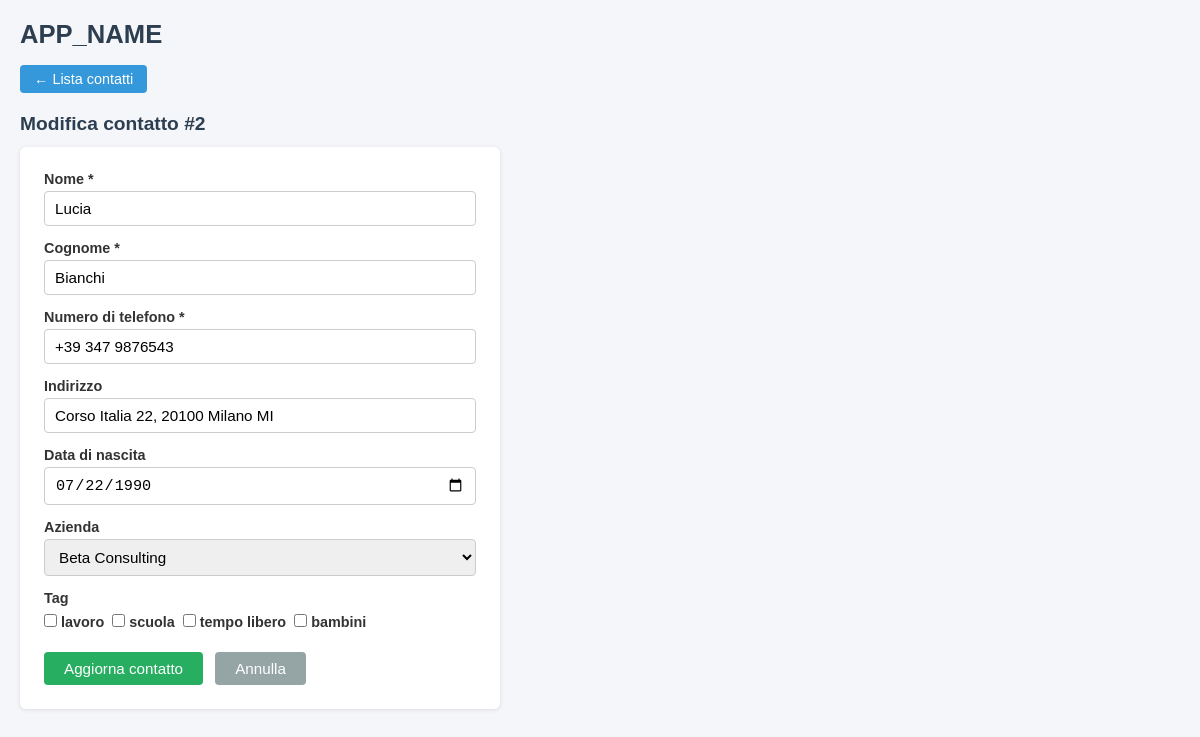
Page /edit.php?id=2 on the committed database.
### tables this page shows
CREATE TABLE IF NOT EXISTS `contatti` (
  `id`              INT(11)      NOT NULL AUTO_INCREMENT,
  `nome`            VARCHAR(100) NOT NULL,
  `cognome`         VARCHAR(100) NOT NULL,
  `numero_telefono` VARCHAR(30)  NOT NULL,
  `indirizzo`       VARCHAR(255) DEFAULT NULL,
  `data_nascita`    DATE         DEFAULT NULL,
  `id_azienda`      INT(11)      DEFAULT NULL,
  `created_at`      TIMESTAMP    NOT NULL DEFAULT CURRENT_TIMESTAMP,
  `updated_at`      TIMESTAMP    NOT NULL DEFAULT CURRENT_TIMESTAMP ON UPDATE CURRENT_TIMESTAMP,
  PRIMARY KEY (`id`),
  CONSTRAINT `fk_contatti_azienda`
    FOREIGN KEY (`id_azienda`) REFERENCES `aziende` (`id`)
    ON DELETE SET NULL ON UPDATE CASCADE
);

CREATE TABLE IF NOT EXISTS `aziende` (
  `id`          INT(11)      NOT NULL AUTO_INCREMENT,
  `nome`        VARCHAR(255) NOT NULL,
  `settore`     VARCHAR(100) DEFAULT NULL,
  `indirizzo`   VARCHAR(255) DEFAULT NULL,
  `telefono`    VARCHAR(30)  DEFAULT NULL,
  `email`       VARCHAR(100) DEFAULT NULL,
  `sito_web`    VARCHAR(255) DEFAULT NULL,
  `created_at`  TIMESTAMP    NOT NULL DEFAULT CURRENT_TIMESTAMP,
  `updated_at`  TIMESTAMP    NOT NULL DEFAULT CURRENT_TIMESTAMP ON UPDATE CURRENT_TIMESTAMP,
  PRIMARY KEY (`id`)
);

CREATE TABLE IF NOT EXISTS `tags` (
  `id`   INT(11)      NOT NULL AUTO_INCREMENT,
  `nome` VARCHAR(100) NOT NULL,
  PRIMARY KEY (`id`),
  UNIQUE KEY `uq_tags_nome` (`nome`)
);

### db.php (called while the page is built, shortened)
<?php
function get_db(): PDO
{
    static $pdo = null;
    if ($pdo === null) {
        $dsn = sprintf(
            'mysql:host=%s;dbname=%s;charset=%s',
            DB_HOST,
            DB_NAME,
            DB_CHARSET
        );
        $options = [
            PDO::ATTR_ERRMODE            => PDO::ERRMODE_EXCEPTION,
            PDO::ATTR_DEFAULT_FETCH_MODE => PDO::FETCH_ASSOC,
            PDO::ATTR_EMULATE_PREPARES   => false,
        ];
        $pdo = new PDO($dsn, DB_USER, DB_PASS, $options);
    }
    return $pdo;
}

### edit.php (the view, shortened to what this page needs)
<?php
require_once __DIR__ . '/db.php';
$success = false;
$id = (int) $_GET['id'];
try {
    $stmt = get_db()->prepare('SELECT * FROM contatti WHERE id = :id');
    $stmt->execute([':id' => $id]);
    $contatto = $stmt->fetch();
} catch (PDOException $e) {
    $contatto = null;
}
try {
    $aziende = get_db()->query('SELECT id, nome FROM aziende ORDER BY nome')->fetchAll();
} catch (PDOException $e) {
    $aziende = [];
}
try {
    $tags_disponibili = get_db()->query('SELECT id, nome FROM tags ORDER BY id')->fetchAll();
} catch (PDOException $e) {
    $tags_disponibili = [];
}
try {
    $stmt_ct = get_db()->prepare('SELECT id_tag FROM contatti_tags WHERE id_contatto = :id');
    $stmt_ct->execute([':id' => $id]);
    $tag_ids_correnti = array_column($stmt_ct->fetchAll(), 'id_tag');
    $tag_ids_correnti = array_map('intval', $tag_ids_correnti);
} catch (PDOException $e) {
    $tag_ids_correnti = [];
}
$v = $_SERVER['REQUEST_METHOD'] === 'POST'
    ? ['nome' => $_POST['nome'] ?? '', 'cognome' => $_POST['cognome'] ?? '',
       'numero_telefono' => $_POST['numero_telefono'] ?? '', 'indirizzo' => $_POST['indirizzo'] ?? '',
       'data_nascita' => $_POST['data_nascita'] ?? '',
       'id_azienda' => isset($_POST['id_azienda']) && ctype_digit($_POST['id_azienda'])
                        ? (int)$_POST['id_azienda'] : null]
    : $contatto;
$tag_ids_form = ($_SERVER['REQUEST_METHOD'] === 'POST' && !$success)
    ? array_values(array_filter(
        array_map('intval', $_POST['tags'] ?? []),
        fn($v) => $v > 0
      ))
    : $tag_ids_correnti;
?>
<!DOCTYPE html>
<html lang="it">
<head>
    <link rel="stylesheet" href="style.css">
</head>
<body>
    <h1><?= APP_NAME ?></h1>
    <nav><a href="index.php">← Lista contatti</a></nav>
    <h2>Modifica contatto #<?= $id ?></h2>
    <form method="post" action="edit.php?id=<?= $id ?>">
        <div class="form-group">
            <label for="nome">Nome *</label>
            <input type="text" id="nome" name="nome"
                   value="<?= htmlspecialchars($v['nome']) ?>" required>
        </div>
        <div class="form-group">
            <label for="cognome">Cognome *</label>
            <input type="text" id="cognome" name="cognome"
                   value="<?= htmlspecialchars($v['cognome']) ?>" required>
        </div>
        <div class="form-group">
            <label for="numero_telefono">Numero di telefono *</label>
            <input type="text" id="numero_telefono" name="numero_telefono"
                   value="<?= htmlspecialchars($v['numero_telefono']) ?>" required>
        </div>
        <div class="form-group">
            <label for="indirizzo">Indirizzo</label>
            <input type="text" id="indirizzo" name="indirizzo"
                   value="<?= htmlspecialchars($v['indirizzo'] ?? '') ?>">
        </div>
        <div class="form-group">
            <label for="data_nascita">Data di nascita</label>
            <input type="date" id="data_nascita" name="data_nascita"
                   value="<?= htmlspecialchars($v['data_nascita'] ?? '') ?>">
        </div>
        <div class="form-group">
            <label for="id_azienda">Azienda</label>
            <select id="id_azienda" name="id_azienda">
                <?php foreach ($aziende as $az): ?>
                    <option value="<?= $az['id'] ?>"
                        <?= (!empty($v['id_azienda']) && (int)$v['id_azienda'] === $az['id']) ? 'selected' : '' ?>>
                        <?= htmlspecialchars($az['nome']) ?>
                    </option>
                <?php endforeach; ?>
            </select>
        </div>
        <?php if (!empty($tags_disponibili)): ?>
        <div class="form-group">
            <label>Tag</label>
            <div class="tag-checkboxes">
                <?php foreach ($tags_disponibili as $tag): ?>
                    <label class="tag-checkbox-label">
                        <input type="checkbox" name="tags[]"
                               value="<?= $tag['id'] ?>"
                               <?= in_array((int)$tag['id'], $tag_ids_form, true) ? 'checked' : '' ?>>
                        <?= htmlspecialchars($tag['nome']) ?>
                    </label>
                <?php endforeach; ?>
            </div>
        </div>
        <?php endif; ?>
        <button type="submit" class="btn-primary">Aggiorna contatto</button>
        <a href="index.php" class="btn-cancel">Annulla</a>
    </form>
</body>
</html>

### style.css (style rules this page uses)
*, *::before, *::after { box-sizing: border-box; margin: 0; padding: 0; }
body { font-family: Arial, Helvetica, sans-serif; font-size: 15px; background: #f4f6f9; color: #333; padding: 20px; }
h1 { font-size: 1.6rem; margin-bottom: 16px; color: #2c3e50; }
h2 { font-size: 1.2rem; margin-bottom: 12px; color: #2c3e50; }
nav { margin-bottom: 20px; }
nav a { display: inline-block; margin-right: 8px; padding: 6px 14px; background: #3498db; color: #fff; border-radius: 4px; text-decoration: none; font-size: 0.9rem; }
form { background: #fff; padding: 24px; border-radius: 6px; box-shadow: 0 1px 4px rgba(0,0,0,.1); max-width: 480px; }
.form-group { margin-bottom: 14px; }
.form-group label { display: block; margin-bottom: 4px; font-weight: 600; font-size: 0.9rem; }
.form-group input, .form-group textarea, .form-group select { width: 100%; padding: 8px 10px; border: 1px solid #ccc; border-radius: 4px; font-size: 0.95rem; }
.btn-primary { display: inline-block; padding: 8px 20px; background: #27ae60; color: #fff; border: none; border-radius: 4px; font-size: 0.95rem; cursor: pointer; }
.btn-cancel { display: inline-block; padding: 8px 20px; background: #95a5a6; color: #fff; border-radius: 4px; text-decoration: none; font-size: 0.95rem; margin-left: 8px; }
.tag-checkboxes { display: flex; flex-wrap: wrap; gap: 8px; padding: 4px 0; }
.tag-checkbox-label { display: flex; align-items: center; gap: 4px; font-weight: normal; font-size: 0.95rem; cursor: pointer; }
.tag-checkbox-label input[type="checkbox"] { width: auto; cursor: pointer; }

### rows in the picture
contatti: nome "Lucia", cognome "Bianchi", numero_telefono "+39 347 9876543", indirizzo "Corso Italia 22, 20100 Milano MI", data_nascita "07/22/1990", id_azienda "Beta Consulting"
tags: nome "lavoro"
tags: nome "scuola"
tags: nome "tempo libero"
tags: nome "bambini"

### other values in the picture
APP_NAME "APP_NAME"
$id "2"
